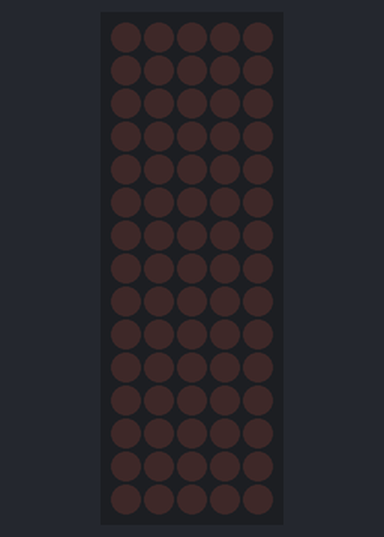
Bench run of a sketch on a simulated Arduino Uno, built with avr-gcc and run on an emulated ATmega328P. On the bench: 5×15 LED matrix. Wiring (inferred from the names in the program): LED matrix (orientation assumed): rows pin 0, pin 1, pin 2, pin 3, pin 4, pin 5, pin 6, pin 7, pin 8, pin 9, pin 10, pin 11, pin 12, pin 13, pin 14; columns pin 19, pin 18, pin 17, pin 16, pin 15.

Above: at 0.1 s.
At 2.6 s:
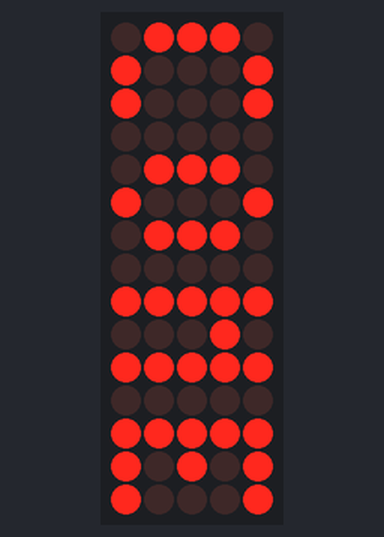
At 4.7 s:
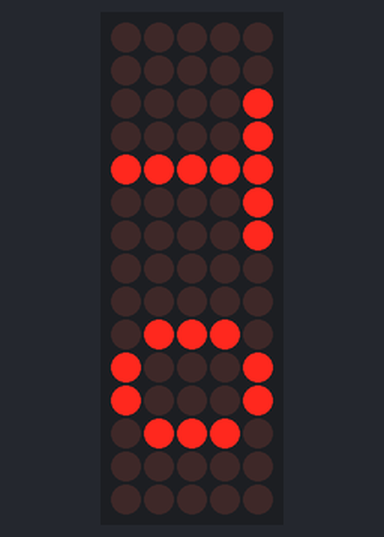
At 6.6 s:
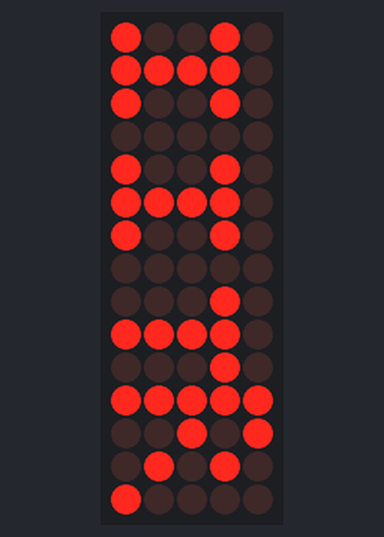
At 9.1 s:
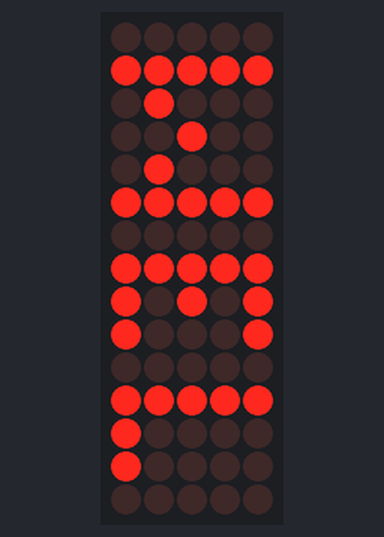

Measured:
- by itself, everything shown: repeats every 8.5 s, in 5 steps
- what the display in image 1 shows lasts 2.0 s, from 2.6 s to 4.6 s

The sketch:

LED_Aries.ino
```cpp
//LED ADAPTIVE DISPLAY

//Arrays of Word "WEL COME TO IITR" to display it on 5X15 LED Matrix
  byte WEL[]={ 0,31,2,4,2,31,0,31,21,17,0,31,1,1,0};
  byte COME[]={14,17,17,0,14,17,14,0,31,8,31,0,31,21,17};
  byte TO[]={ 0,0,16,16,31,16,16,0,0,14,17,17,14,0,0 };
  byte IITR[]={9,15,9,0,9,15,9,0,8,15,8,31,20,10,1};

//Arrays of each alphabets
  byte A[]= {0,31, 36, 68, 36, 31,0,0};//A
  byte B[]={0,127, 73, 73, 73, 54,0,0};//B
  byte C[]={0,62, 65, 65, 65, 34,0,0};//C
  byte D[]={0,127, 65, 65, 34, 28,0,0};//D
  byte E[]={0,127, 73, 73, 65, 65,0,0};//E
  byte F[]={0,127, 72, 72, 72, 64,0,0};//F
  byte G[]={0,62, 65, 65, 69, 38,0,0};//G
  byte H[]={0,127, 8, 8, 8, 127,0,0};//H
  byte I[]={0,65, 65, 127, 65, 65,0,0};//I
  byte J[]={0,2, 1, 1, 1, 126,0,0};//J
  byte K[]={0,127, 8, 20, 34, 65,0,0};//K
  byte L[]={0,127, 1, 1, 1, 1,0,0};//L
  byte M[]={0,127, 32, 16, 32, 127,0,0};//M
  byte N[]={0,127, 32, 16, 8, 127,0,0};//N
  byte O[]={0,62, 65, 65, 65, 62,0,0};//O
  byte P[]={0,127, 72, 72, 72, 48,0,0};//P
  byte Q[]={0,62, 65, 69, 66, 61,0,0};//Q
  byte R[]={0,127, 72, 76, 74, 49,0,0};//R
  byte S[]={0,50, 73, 73, 73, 38,0,0};//S
  byte T[]={0,64, 64, 127, 64, 64,0,0};//T
  byte U[]={0,126, 1, 1, 1, 126,0,0};//U
  byte V[]={0,124, 2, 1, 2, 124,0,0};//V
  byte W[]={0,126, 1, 6, 1, 126,0,0};//W
  byte X[]={0,99, 20, 8, 20, 99,0,0};//X
  byte Y[]={0,96, 16, 15, 16, 96,0,0};//Y
  byte Z[]={0,67, 69, 73, 81, 97,0,0};//Z


const int rowPins[] = {0,1,2, 3, 4, 5, 6,7,8,9,10,11,12,13,14};
const int columnPins[] = {19,18,17,16,15};

void setup() {
for (int i = 0; i < 15; i++)
{
pinMode(rowPins[i], OUTPUT);
}

for (int i = 0; i < 5; i++)
{
pinMode(columnPins[i], OUTPUT);
digitalWrite(columnPins[i], HIGH);
}
}

void loop()
{
   delay(500);
   show(WEL,2000);
   show(COME,2000);
   show(TO,2000);
   show(IITR,2000);
}

void show( byte * image, unsigned long duration)
{
unsigned long start = millis();  //amount of time that we are going to wait
while (start + duration > millis())
{
for(int row = 0; row < 15; row++)
{
digitalWrite(rowPins[row], HIGH); // connect row to +5 volts
for(int column = 0; column < 5; column++)
{
boolean pixel = bitRead(image[row],column);
if(pixel == 1)
{
digitalWrite(columnPins[column], LOW); // connect column to Gnd
}
delayMicroseconds(300); // a small delay for each LED
digitalWrite(columnPins[column], HIGH); // disconnect column from Gnd
}
digitalWrite(rowPins[row], LOW); // disconnect LEDs of that row from +5 volts
}
}
}
```
